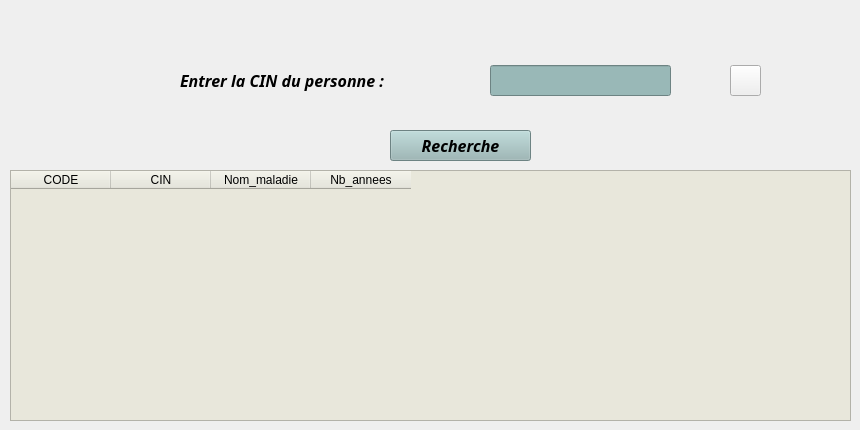
          <widget class="QWidget" name="tab_14">
           <attribute name="title">
            <string>Maladie d'une personne</string>
           </attribute>
           <widget class="QLineEdit" name="le_13">
            <property name="geometry">
             <rect>
              <x>490</x>
              <y>65</y>
              <width>181</width>
              <height>31</height>
             </rect>
            </property>
            <property name="styleSheet">
             <string notr="true">background-color: rgb(153, 184, 183);
</string>
            </property>
           </widget>
           <widget class="QLabel" name="label_26">
            <property name="geometry">
             <rect>
              <x>180</x>
              <y>70</y>
              <width>241</width>
              <height>21</height>
             </rect>
            </property>
            <property name="font">
             <font>
              <family>Lucida Fax</family>
              <pointsize>12</pointsize>
              <weight>75</weight>
              <italic>true</italic>
              <bold>true</bold>
             </font>
            </property>
            <property name="text">
             <string>Entrer la CIN du personne :</string>
            </property>
           </widget>
           <widget class="QPushButton" name="pb_7">
            <property name="geometry">
             <rect>
              <x>390</x>
              <y>130</y>
              <width>141</width>
              <height>31</height>
             </rect>
            </property>
            <property name="font">
             <font>
              <family>Lucida Fax</family>
              <pointsize>12</pointsize>
              <weight>75</weight>
              <italic>true</italic>
              <bold>true</bold>
             </font>
            </property>
            <property name="cursor">
             <cursorShape>PointingHandCursor</cursorShape>
            </property>
            <property name="styleSheet">
             <string notr="true">background-color: rgb(153, 184, 183);</string>
            </property>
            <property name="text">
             <string>Recherche</string>
            </property>
           </widget>
           <widget class="QTableWidget" name="tableWidget_7">
            <property name="geometry">
             <rect>
              <x>10</x>
              <y>170</y>
              <width>841</width>
              <height>251</height>
             </rect>
            </property>
            <property name="styleSheet">
             <string notr="true">background-color: rgb(232, 231, 219);
font: 12pt &quot;Imprint MT Shadow&quot;;</string>
            </property>
            <column>
             <property name="text">
              <string>CODE</string>
             </property>
            </column>
            <column>
             <property name="text">
              <string>CIN</string>
             </property>
            </column>
            <column>
             <property name="text">
              <string>Nom_maladie</string>
             </property>
            </column>
            <column>
             <property name="text">
              <string>Nb_annees</string>
             </property>
            </column>
           </widget>
           <widget class="QPushButton" name="reload2">
            <property name="geometry">
             <rect>
              <x>730</x>
              <y>65</y>
              <width>31</width>
              <height>31</height>
             </rect>
            </property>
            <property name="cursor">
             <cursorShape>PointingHandCursor</cursorShape>
            </property>
            <property name="whatsThis">
             <string/>
            </property>
            <property name="accessibleDescription">
             <string/>
            </property>
            <property name="text">
             <string/>
            </property>
            <property name="icon">
             <iconset>
              <normaloff>../Malika/s2/projet python/or1/img/reload2.png</normaloff>../Malika/s2/projet python/or1/img/reload2.png</iconset>
            </property>
            <property name="iconSize">
             <size>
              <width>50</width>
              <height>50</height>
             </size>
            </property>
            <property name="flat">
             <bool>false</bool>
            </property>
           </widget>
          </widget>
